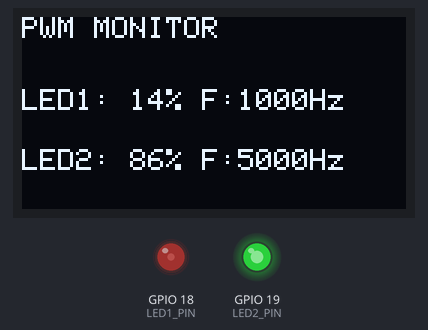
Recording of a program running on a simulated ESP32. Shown: 128×64 one-colour display, output pins drawn as LEDs (lit = HIGH).

Above: at 0.53 s.
At 10.11 s:
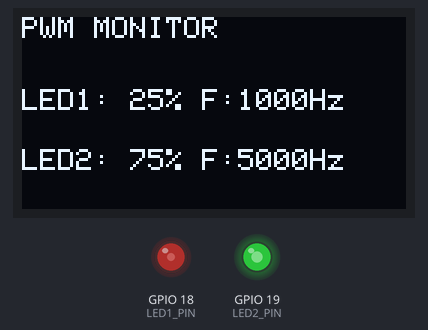
At 20.02 s:
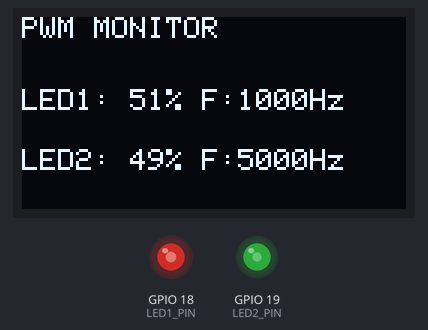
At 39.82 s:
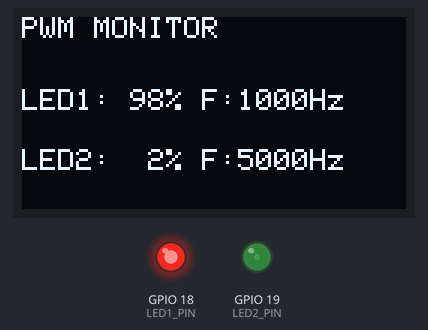
Timing chart, 0 to 40.0 s (numbered marks = the images above):
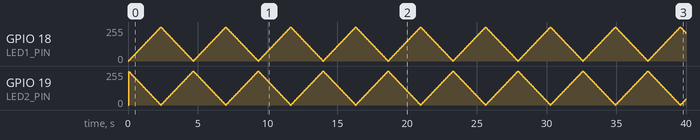

The program:

main.cpp
```cpp
#include <Arduino.h>
#include <Wire.h>
#include <Adafruit_GFX.h>
#include <Adafruit_SSD1306.h>

// ---------- Pins ----------
#define LED1_PIN 18
#define LED2_PIN 19
#define SDA_PIN  21
#define SCL_PIN  22

// ---------- PWM settings ----------
const uint32_t FREQ1 = 1000;           // LED1: 1 kHz
const uint32_t FREQ2 = 5000;           // LED2: 5 kHz
const uint8_t  RES   = 8;              // 8-bit => 0..255
const int MAX_DUTY   = (1 << RES) - 1; // 255

#if ESP_ARDUINO_VERSION_MAJOR < 3
  #define CH1 0   // LEDC timer 0
  #define CH2 2   // LEDC timer 1 (alag timer = alag frequency)
#endif

// ---------- OLED ----------
Adafruit_SSD1306 oled(128, 64, &Wire, -1);

// ---------- Fade state (OLED yehi values dikhati hai) ----------
int duty1 = 0,        dir1 = 1;
int duty2 = MAX_DUTY, dir2 = -1;

void writeDuty(int led, int duty) {
#if ESP_ARDUINO_VERSION_MAJOR >= 3
  ledcWrite(led == 1 ? LED1_PIN : LED2_PIN, duty);
#else
  ledcWrite(led == 1 ? CH1 : CH2, duty);
#endif
}

int toPercent(int duty) {
  return (duty * 100 + MAX_DUTY / 2) / MAX_DUTY;  // rounded %
}

void showOLED() {
  oled.clearDisplay();
  oled.setTextSize(1);
  oled.setTextColor(SSD1306_WHITE);

  oled.setCursor(0, 0);
  oled.println("PWM MONITOR");

  oled.setCursor(0, 24);
  oled.printf("LED1:%3d%% F:%luHz", toPercent(duty1), (unsigned long)FREQ1);

  oled.setCursor(0, 44);
  oled.printf("LED2:%3d%% F:%luHz", toPercent(duty2), (unsigned long)FREQ2);

  oled.display();
}

void setup() {
  Serial.begin(115200);

#if ESP_ARDUINO_VERSION_MAJOR >= 3
  ledcAttach(LED1_PIN, FREQ1, RES);
  ledcAttach(LED2_PIN, FREQ2, RES);
#else
  ledcSetup(CH1, FREQ1, RES);
  ledcAttachPin(LED1_PIN, CH1);
  ledcSetup(CH2, FREQ2, RES);
  ledcAttachPin(LED2_PIN, CH2);
#endif

  Wire.begin(SDA_PIN, SCL_PIN);
  if (!oled.begin(SSD1306_SWITCHCAPVCC, 0x3C)) {
    Serial.println("OLED not found! Check wiring/address");
    while (true) delay(1000);
  }
  oled.clearDisplay();
  oled.display();
}

void loop() {
  duty1 += dir1 * 5;
  if (duty1 >= MAX_DUTY) { duty1 = MAX_DUTY; dir1 = -1; }
  if (duty1 <= 0)        { duty1 = 0;        dir1 =  1; }

  duty2 += dir2 * 5;
  if (duty2 >= MAX_DUTY) { duty2 = MAX_DUTY; dir2 = -1; }
  if (duty2 <= 0)        { duty2 = 0;        dir2 =  1; }

  writeDuty(1, duty1);   // LEDs ko yehi values mil rahi hain
  writeDuty(2, duty2);
  showOLED();            // OLED par wahi values dikh rahi hain
  delay(20);
}
```
